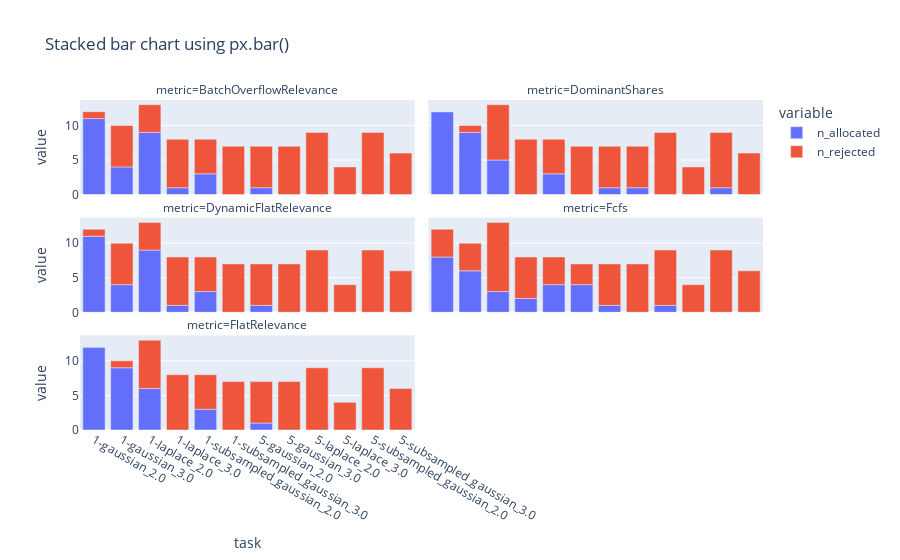

Source (notebook cell):
### Code cell
px.bar(grouped, 
         x = "task",
         y = ["n_allocated", "n_rejected"],
         title = 'Stacked bar chart using px.bar()', 
        facet_col="metric",
            facet_col_wrap=2,
            height=600,
             )

### Figure 1 — Plotly figure (JSON) as saved in the notebook; plotly's stock layout.template omitted (floating-point values rounded to 4 significant figures)
{"data": [{"alignmentgroup": "True", "hovertemplate": "variable=n_allocated<br>metric=BatchOverflowRelevance<br>task=%{x}<br>value=%{y}<extra></extra>", "legendgroup": "n_allocated", "marker": {"color": "#636efa", "pattern": {"shape": ""}}, "name": "n_allocated", "offsetgroup": "n_allocated", "orientation": "v", "showlegend": true, "textposition": "auto", "type": "bar", "x": ["1-gaussian_2.0", "1-gaussian_3.0", "1-laplace_2.0", "1-laplace_3.0", "1-subsampled_gaussian_2.0", "1-subsampled_gaussian_3.0", "5-gaussian_2.0", "5-gaussian_3.0", "5-laplace_2.0", "5-laplace_3.0", "5-subsampled_gaussian_2.0", "5-subsampled_gaussian_3.0"], "xaxis": "x5", "y": [11, 4, 9, 1, 3, 0, 1, 0, 0, 0, 0, 0], "yaxis": "y5"}, {"alignmentgroup": "True", "hovertemplate": "variable=n_allocated<br>metric=DominantShares<br>task=%{x}<br>value=%{y}<extra></extra>", "legendgroup": "n_allocated", "marker": {"color": "#636efa", "pattern": {"shape": ""}}, "name": "n_allocated", "offsetgroup": "n_allocated", "orientation": "v", "showlegend": false, "textposition": "auto", "type": "bar", "x": ["1-gaussian_2.0", "1-gaussian_3.0", "1-laplace_2.0", "1-laplace_3.0", "1-subsampled_gaussian_2.0", "1-subsampled_gaussian_3.0", "5-gaussian_2.0", "5-gaussian_3.0", "5-laplace_2.0", "5-laplace_3.0", "5-subsampled_gaussian_2.0", "5-subsampled_gaussian_3.0"], "xaxis": "x6", "y": [12, 9, 5, 0, 3, 0, 1, 1, 0, 0, 1, 0], "yaxis": "y6"}, {"alignmentgroup": "True", "hovertemplate": "variable=n_allocated<br>metric=DynamicFlatRelevance<br>task=%{x}<br>value=%{y}<extra></extra>", "legendgroup": "n_allocated", "marker": {"color": "#636efa", "pattern": {"shape": ""}}, "name": "n_allocated", "offsetgroup": "n_allocated", "orientation": "v", "showlegend": false, "textposition": "auto", "type": "bar", "x": ["1-gaussian_2.0", "1-gaussian_3.0", "1-laplace_2.0", "1-laplace_3.0", "1-subsampled_gaussian_2.0", "1-subsampled_gaussian_3.0", "5-gaussian_2.0", "5-gaussian_3.0", "5-laplace_2.0", "5-laplace_3.0", "5-subsampled_gaussian_2.0", "5-subsampled_gaussian_3.0"], "xaxis": "x3", "y": [11, 4, 9, 1, 3, 0, 1, 0, 0, 0, 0, 0], "yaxis": "y3"}, {"alignmentgroup": "True", "hovertemplate": "variable=n_allocated<br>metric=Fcfs<br>task=%{x}<br>value=%{y}<extra></extra>", "legendgroup": "n_allocated", "marker": {"color": "#636efa", "pattern": {"shape": ""}}, "name": "n_allocated", "offsetgroup": "n_allocated", "orientation": "v", "showlegend": false, "textposition": "auto", "type": "bar", "x": ["1-gaussian_2.0", "1-gaussian_3.0", "1-laplace_2.0", "1-laplace_3.0", "1-subsampled_gaussian_2.0", "1-subsampled_gaussian_3.0", "5-gaussian_2.0", "5-gaussian_3.0", "5-laplace_2.0", "5-laplace_3.0", "5-subsampled_gaussian_2.0", "5-subsampled_gaussian_3.0"], "xaxis": "x4", "y": [8, 6, 3, 2, 4, 4, 1, 0, 1, 0, 0, 0], "yaxis": "y4"}, {"alignmentgroup": "True", "hovertemplate": "variable=n_allocated<br>metric=FlatRelevance<br>task=%{x}<br>value=%{y}<extra></extra>", "legendgroup": "n_allocated", "marker": {"color": "#636efa", "pattern": {"shape": ""}}, "name": "n_allocated", "offsetgroup": "n_allocated", "orientation": "v", "showlegend": false, "textposition": "auto", "type": "bar", "x": ["1-gaussian_2.0", "1-gaussian_3.0", "1-laplace_2.0", "1-laplace_3.0", "1-subsampled_gaussian_2.0", "1-subsampled_gaussian_3.0", "5-gaussian_2.0", "5-gaussian_3.0", "5-laplace_2.0", "5-laplace_3.0", "5-subsampled_gaussian_2.0", "5-subsampled_gaussian_3.0"], "xaxis": "x", "y": [12, 9, 6, 0, 3, 0, 1, 0, 0, 0, 0, 0], "yaxis": "y"}, {"alignmentgroup": "True", "hovertemplate": "variable=n_rejected<br>metric=BatchOverflowRelevance<br>task=%{x}<br>value=%{y}<extra></extra>", "legendgroup": "n_rejected", "marker": {"color": "#EF553B", "pattern": {"shape": ""}}, "name": "n_rejected", "offsetgroup": "n_rejected", "orientation": "v", "showlegend": true, "textposition": "auto", "type": "bar", "x": ["1-gaussian_2.0", "1-gaussian_3.0", "1-laplace_2.0", "1-laplace_3.0", "1-subsampled_gaussian_2.0", "1-subsampled_gaussian_3.0", "5-gaussian_2.0", "5-gaussian_3.0", "5-laplace_2.0", "5-laplace_3.0", "5-subsampled_gaussian_2.0", "5-subsampled_gaussian_3.0"], "xaxis": "x5", "y": [1, 6, 4, 7, 5, 7, 6, 7, 9, 4, 9, 6], "yaxis": "y5"}, {"alignmentgroup": "True", "hovertemplate": "variable=n_rejected<br>metric=DominantShares<br>task=%{x}<br>value=%{y}<extra></extra>", "legendgroup": "n_rejected", "marker": {"color": "#EF553B", "pattern": {"shape": ""}}, "name": "n_rejected", "offsetgroup": "n_rejected", "orientation": "v", "showlegend": false, "textposition": "auto", "type": "bar", "x": ["1-gaussian_2.0", "1-gaussian_3.0", "1-laplace_2.0", "1-laplace_3.0", "1-subsampled_gaussian_2.0", "1-subsampled_gaussian_3.0", "5-gaussian_2.0", "5-gaussian_3.0", "5-laplace_2.0", "5-laplace_3.0", "5-subsampled_gaussian_2.0", "5-subsampled_gaussian_3.0"], "xaxis": "x6", "y": [0, 1, 8, 8, 5, 7, 6, 6, 9, 4, 8, 6], "yaxis": "y6"}, {"alignmentgroup": "True", "hovertemplate": "variable=n_rejected<br>metric=DynamicFlatRelevance<br>task=%{x}<br>value=%{y}<extra></extra>", "legendgroup": "n_rejected", "marker": {"color": "#EF553B", "pattern": {"shape": ""}}, "name": "n_rejected", "offsetgroup": "n_rejected", "orientation": "v", "showlegend": false, "textposition": "auto", "type": "bar", "x": ["1-gaussian_2.0", "1-gaussian_3.0", "1-laplace_2.0", "1-laplace_3.0", "1-subsampled_gaussian_2.0", "1-subsampled_gaussian_3.0", "5-gaussian_2.0", "5-gaussian_3.0", "5-laplace_2.0", "5-laplace_3.0", "5-subsampled_gaussian_2.0", "5-subsampled_gaussian_3.0"], "xaxis": "x3", "y": [1, 6, 4, 7, 5, 7, 6, 7, 9, 4, 9, 6], "yaxis": "y3"}, {"alignmentgroup": "True", "hovertemplate": "variable=n_rejected<br>metric=Fcfs<br>task=%{x}<br>value=%{y}<extra></extra>", "legendgroup": "n_rejected", "marker": {"color": "#EF553B", "pattern": {"shape": ""}}, "name": "n_rejected", "offsetgroup": "n_rejected", "orientation": "v", "showlegend": false, "textposition": "auto", "type": "bar", "x": ["1-gaussian_2.0", "1-gaussian_3.0", "1-laplace_2.0", "1-laplace_3.0", "1-subsampled_gaussian_2.0", "1-subsampled_gaussian_3.0", "5-gaussian_2.0", "5-gaussian_3.0", "5-laplace_2.0", "5-laplace_3.0", "5-subsampled_gaussian_2.0", "5-subsampled_gaussian_3.0"], "xaxis": "x4", "y": [4, 4, 10, 6, 4, 3, 6, 7, 8, 4, 9, 6], "yaxis": "y4"}, {"alignmentgroup": "True", "hovertemplate": "variable=n_rejected<br>metric=FlatRelevance<br>task=%{x}<br>value=%{y}<extra></extra>", "legendgroup": "n_rejected", "marker": {"color": "#EF553B", "pattern": {"shape": ""}}, "name": "n_rejected", "offsetgroup": "n_rejected", "orientation": "v", "showlegend": false, "textposition": "auto", "type": "bar", "x": ["1-gaussian_2.0", "1-gaussian_3.0", "1-laplace_2.0", "1-laplace_3.0", "1-subsampled_gaussian_2.0", "1-subsampled_gaussian_3.0", "5-gaussian_2.0", "5-gaussian_3.0", "5-laplace_2.0", "5-laplace_3.0", "5-subsampled_gaussian_2.0", "5-subsampled_gaussian_3.0"], "xaxis": "x", "y": [0, 1, 7, 8, 5, 7, 6, 7, 9, 4, 9, 6], "yaxis": "y"}], "layout": {"annotations": [{"font": {}, "showarrow": false, "text": "metric=FlatRelevance", "x": 0.245, "xanchor": "center", "xref": "paper", "y": 0.2867, "yanchor": "bottom", "yref": "paper"}, {"font": {}, "showarrow": false, "text": "metric=DynamicFlatRelevance", "x": 0.245, "xanchor": "center", "xref": "paper", "y": 0.6433, "yanchor": "bottom", "yref": "paper"}, {"font": {}, "showarrow": false, "text": "metric=Fcfs", "x": 0.755, "xanchor": "center", "xref": "paper", "y": 0.6433, "yanchor": "bottom", "yref": "paper"}, {"font": {}, "showarrow": false, "text": "metric=BatchOverflowRelevance", "x": 0.245, "xanchor": "center", "xref": "paper", "y": 1.0, "yanchor": "bottom", "yref": "paper"}, {"font": {}, "showarrow": false, "text": "metric=DominantShares", "x": 0.755, "xanchor": "center", "xref": "paper", "y": 1.0, "yanchor": "bottom", "yref": "paper"}], "autosize": true, "barmode": "relative", "legend": {"title": {"text": "variable"}, "tracegroupgap": 0}, "title": {"text": "Stacked bar chart using px.bar()"}, "xaxis": {"anchor": "y", "autorange": true, "domain": [0, 0.49], "range": [-0.5, 11.5], "title": {"text": "task"}, "type": "category"}, "xaxis2": {"anchor": "y2", "domain": [0.51, 1], "matches": "x", "title": {"text": "task"}}, "xaxis3": {"anchor": "y3", "autorange": true, "domain": [0, 0.49], "matches": "x", "range": [-0.5, 11.5], "showticklabels": false, "type": "category"}, "xaxis4": {"anchor": "y4", "autorange": true, "domain": [0.51, 1], "matches": "x", "range": [-0.5, 11.5], "showticklabels": false, "type": "category"}, "xaxis5": {"anchor": "y5", "autorange": true, "domain": [0, 0.49], "matches": "x", "range": [-0.5, 11.5], "showticklabels": false, "type": "category"}, "xaxis6": {"anchor": "y6", "autorange": true, "domain": [0.51, 1], "matches": "x", "range": [-0.5, 11.5], "showticklabels": false, "type": "category"}, "yaxis": {"anchor": "x", "autorange": true, "domain": [0, 0.2867], "range": [0, 13.68], "title": {"text": "value"}, "type": "linear"}, "yaxis2": {"anchor": "x2", "domain": [0, 0.2867], "matches": "y", "showticklabels": false}, "yaxis3": {"anchor": "x3", "autorange": true, "domain": [0.3567, 0.6433], "matches": "y", "range": [0, 13.68], "title": {"text": "value"}, "type": "linear"}, "yaxis4": {"anchor": "x4", "autorange": true, "domain": [0.3567, 0.6433], "matches": "y", "range": [0, 13.68], "showticklabels": false, "type": "linear"}, "yaxis5": {"anchor": "x5", "autorange": true, "domain": [0.7133, 1.0], "matches": "y", "range": [0, 13.68], "title": {"text": "value"}, "type": "linear"}, "yaxis6": {"anchor": "x6", "autorange": true, "domain": [0.7133, 1.0], "matches": "y", "range": [0, 13.68], "showticklabels": false, "type": "linear"}}}
